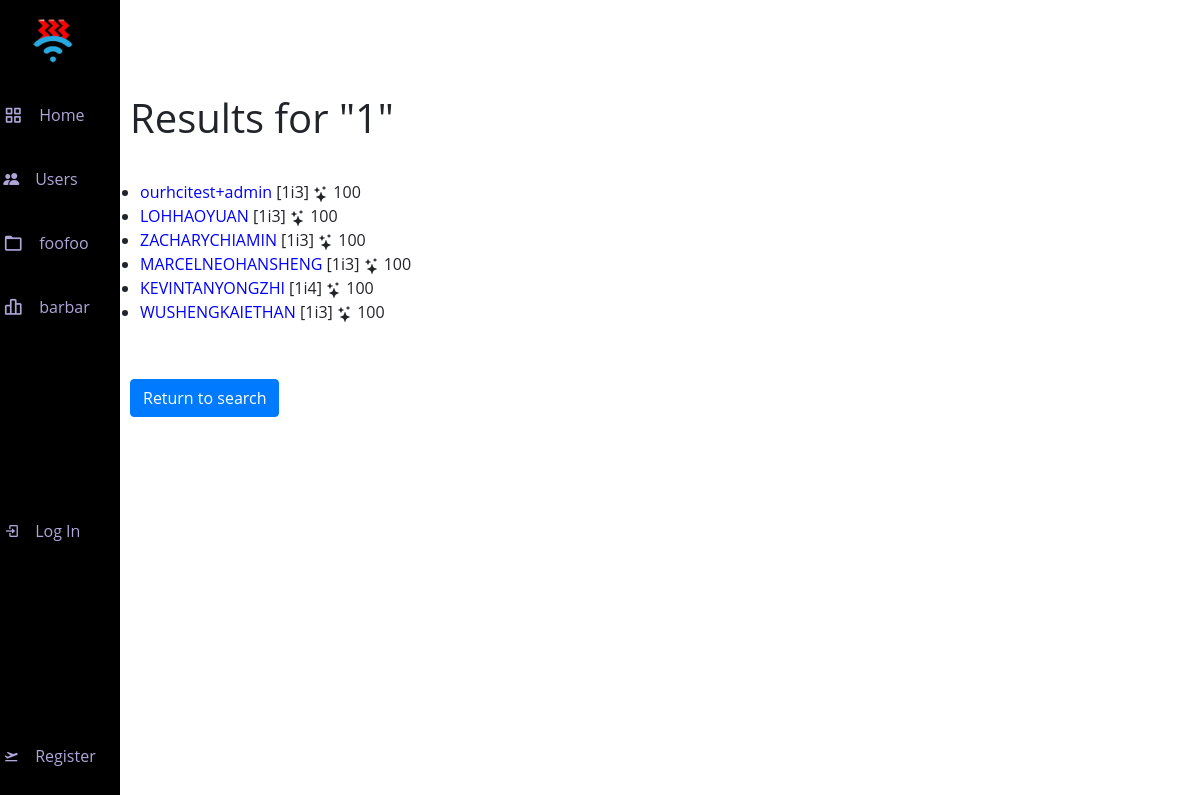
Screenshot of /search with the database file from the repository.
### ourapp/models.py (models this page shows)
class User(AbstractUser):
    hciclass = models.CharField(max_length=3, null=False, blank=False)
    consortium = models.CharField(max_length=8, null=True, blank=True)
    bio = models.TextField(max_length=500, null=True, blank=True)
    reputation = models.IntegerField(null=False, blank=False, default=100)
    email = models.EmailField(null=False, max_length=26, blank=False)

### ourapp/views.py (the view)
# urls.py: path("search", views.search, name="search"),
def search(request):
    query = str(request.GET.get('q', 1))
    query.strip()
    searchq = query.replace(' ', '')
    search_filter = str(request.GET.get('filter', 1))
    if search_filter == "filter_username":
        searchq = searchq.upper()
        try:
            h = User.objects.get(username=searchq)
            return HttpResponseRedirect(reverse("profile", kwargs={"username":searchq}))
        except:
            data = User.objects.all()
            user_list = []
            for user in data:
                if searchq in user.username:
                    user_list.append(user)
            return render(request, "ourapp/user_search_results.html", {
                "data": user_list,
                "searchq" : query
            })
    else:
        data = User.objects.filter(hciclass__contains=searchq)
        return render(request, "ourapp/user_search_results.html", {
            "data": data,
            "searchq": query
        })

### ourapp/templates/ourapp/user_search_results.html (shortened to what this page needs)
{% extends "ourapp/layout.html" %}
{% block body %}
    <h1 class="needspad">Results for "{{searchq}}"</h1>
    <ul>
        {% for user in data %}
            <li>
                <a href="{% url 'profile' user %}">{{user.username}}</a>
                <span>
                    [{{user.hciclass}}]
                    {{user.reputation}}
                </span>
            </li>
        {% endfor %}
    </ul>
    <h1 class="needspad"><a class="btn btn-primary" href="{% url 'users'%}">Return to search</a></h1>
{% endblock %}

### ourapp/static/ourapp/styles.css (style rules this page uses)
body { font-family: 'Open Sans', sans-serif; background-color: #EAECEF }
.needspad { padding:30px; }
a { color:black; }

### ourapp/templates/ourapp/layout.html (style rules this page uses)
body { font-family: 'Open Sans', sans-serif; background-color: white; padding-left: 100px; position: relative; margin: var(--header-height) 0 0 0; padding: 0 1rem; font-size: var(--normal-font-size); transition: .5s; }
a { color: blue; text-decoration: none; }
.needspad { padding: 30px; }
:root { --header-height: 3rem; --nav-width: 68px; --first-color: #000000; --first-color-light: #AFA5D9; --white-color: #F7F6FB; --body-font: 'Nunito', sans-serif; --normal-font-size: 1rem; --z-fixed: 100; }
@media screen and (min-width: 768px) { body { margin: calc(var(--header-height) + 1rem) 0 0 0; padding-left: calc(var(--nav-width) + 2rem); } }

### rows the page displays
User: username "ourhcitest+admin", hciclass "1i3", reputation "100"
User: username "LOHHAOYUAN", hciclass "1i3", reputation "100"
User: username "ZACHARYCHIAMIN", hciclass "1i3", reputation "100"
User: username "MARCELNEOHANSHENG", hciclass "1i3", reputation "100"
User: username "KEVINTANYONGZHI", hciclass "1i4", reputation "100"
User: username "WUSHENGKAIETHAN", hciclass "1i3", reputation "100"

### other values shown
{{ searchq }} "1"
